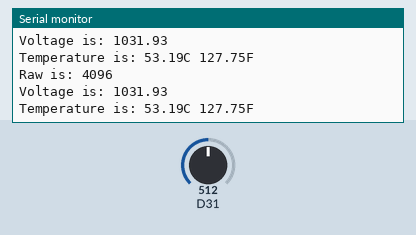
This sketch was run on a simulated Arduino Due. Parts: the last lines printed to the serial monitor. Inputs (shaded band) come from the test bench; at power-on: D31 = 512 (analog values on the 0–1023 scale).

Above: at 1.2 s.
1.3 s: D31 set to 716
At 1.68 s:
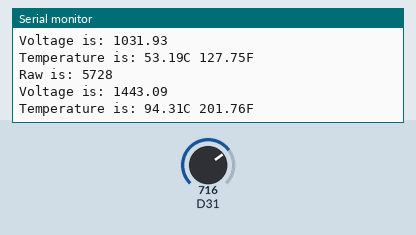
2.8 s: D31 set to 900
At 3.19 s:
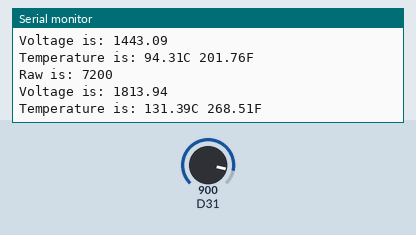
Timing chart, 0 to 5.8 s (numbered marks = the images above; inputs shaded):
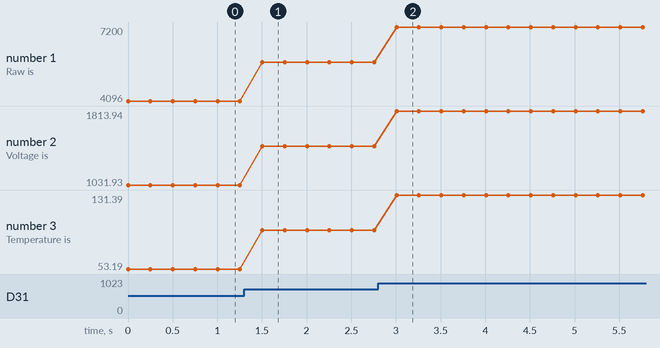

The sketch:

read_temp.ino
```cpp
void setup()
{
  Serial.begin(38400);
  analogReadResolution(13);
}

int rawAnalog;
double tAmbient;
double tAmbientF;
const double resolution = 0.25193548; //in mV, 3.3V / 2^13-1 or actually just a magic number
const double vOffset = 500; //in mV, from datasheet
const int tempCoeff = 10;
double vOut;
bool verbose = true;

void loop()
{
  rawAnalog = analogRead(31);
  if (verbose) {
    Serial.print("Raw is: ");
    Serial.println(rawAnalog);
  }
  //calculate analog voltage
  vOut = resolution*rawAnalog;
  if (verbose) {
    Serial.print("Voltage is: ");
    Serial.println(vOut);
  }

  //calculate ambient temperature;
  tAmbient = (vOut - vOffset) / tempCoeff;
  if (verbose) {
    Serial.print("Temperature is: ");
    Serial.print(tAmbient);
    Serial.print("C ");
  }

  tAmbientF = ((9.0/5)*tAmbient) + 32;
  Serial.print(tAmbientF);
  if (verbose) {
    Serial.println("F");
  } else {
    Serial.println();
  }
  delay(250);
}
```

Measured:
- after the input at 1.3 s, the serial monitor: prints a new line after 0.20 s (image 1)
- after the input at 2.8 s, the serial monitor: prints a new line after 0.21 s (image 2)
- plotted number 1: 4096 → 5728 after the input at 1.3 s, 5728 → 7200 after the input at 2.8 s
- plotted number 2: 1031.93 → 1443.09 after the input at 1.3 s, 1443.09 → 1813.94 after the input at 2.8 s
- plotted number 3: 53.19 → 94.31 after the input at 1.3 s, 94.31 → 131.39 after the input at 2.8 s
